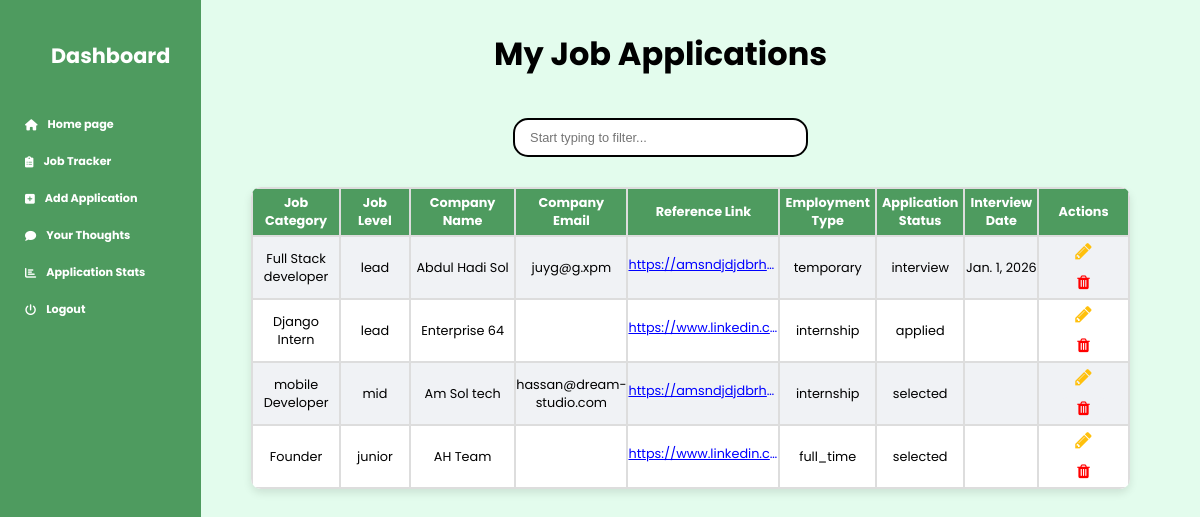
Page /jobs/ (signed in) on the committed database.
### tracker/models.py (models this page shows, shortened)
class Add_Job(models.Model):
    JOB_LEVEL_CHOICES = [
        ('intern', 'Intern'),
        ('junior', 'Junior'),
        ('mid', 'Mid-Level'),
        ('senior', 'Senior'),
        ('lead', 'Lead'),
        ('manager', 'Manager'),
        ('director', 'Director'),
        ('vp', 'Vice President'),
        ('c_level', 'C-Level'),
    ]
    EMPLOYMENT_TYPE_CHOICES = [
        ('full_time', 'Full-Time'),
        ('part_time', 'Part-Time'),
        ('contract', 'Contract'),
        ('temporary', 'Temporary'),
        ('internship', 'Internship'),
        ('freelance', 'Freelance'),
        ('remote', 'Remote'),
        ('hybrid', 'Hybrid'),
        ('apprenticeship', 'Apprenticeship'),
    ]
    APPLICATION_STATUS_CHOICES = [
        ('pending', 'Pending'),
        ('applied', 'Applied'),
        ('interview', 'Interview Scheduled'),
        ('selected', 'Selected'),
        ('rejected', 'Rejected'),
        ('offer_accepted', 'Offer Accepted'),
        ('offer_declined', 'Offer Declined'),
    ]
    user = models.ForeignKey(User, on_delete=models.CASCADE)
    job_category = models.CharField(max_length=100)
    job_level = models.CharField(max_length=100, choices=JOB_LEVEL_CHOICES)
    company_name = models.CharField(max_length=100)
    company_email = models.EmailField(max_length=150, null=True, blank=True)  # Company Email New Fielded Added
    reference_link = models.URLField(max_length=200)
    employment_type = models.CharField(max_length=100, choices=EMPLOYMENT_TYPE_CHOICES)
    application_status = models.CharField(max_length=20, choices=APPLICATION_STATUS_CHOICES, default='pending')  # Default status is pending
    interview_date = models.DateField(null=True, blank=True)  # Allows null values if no date is set

### tracker/views.py (the view)
# urls.py: path('jobs/', job_list, name='job_list'),
@login_required
def job_list(request):
    jobs = Add_Job.objects.filter(user=request.user).order_by("-interview_date")
    job_category = request.GET.get('job_category')
    if job_category:
        jobs = jobs.filter(job_category__icontains=job_category)  # Use 'icontains' for partial match
    all_emails_empty = not any(job.company_email for job in jobs)
    all_dates_empty = not any(job.interview_date for job in jobs)
    context = {
        'jobs': jobs,
        'all_emails_empty': all_emails_empty,  # Pass the flag to the template
        'all_dates_empty': all_dates_empty,
    }
    return render(request, 'job_list.html', context)

### templates/job_list.html (shortened to what this page needs)
{% extends 'base.html' %}
{% block content %}
{% load static %}
<h1  style="text-decoration: none;">My Job Applications</h1>
<div class="search-container">
    <form method="GET" action="/jobs/">
        <input name="job_category" id="search" type="search" placeholder="Start typing to filter..." autocomplete="off">
    </form>
</div>
        <table id="jobTable" style="margin-top: 0px !important; border-radius: 10px; margin-left: 30px;">
            {% if jobs|length == 0 %}
            <div class="cta-container">
                <a href="{% url 'job_create' %}" class="cta-button">Add Application</a>
            </div>
            <div class="no-jobs-message">
                <p>No application is added.</p>
            </div>
            {% else %}
            <tr>
                <th>Job Category</th>
                <th>Job Level</th>
                <th>Company Name</th>
                {% if not all_emails_empty %}
                    <th>Company Email</th>
                {% endif %}
                <th>Reference Link</th>
                <th>Employment Type</th>
                <th>Application Status</th>
                {% if not all_dates_empty %}
                    <th>Interview Date</th>
                {% endif %}
                <th>Actions</th>
            </tr>
            {% for job in jobs %}
            <tr>
                <td>{{ job.job_category }}</td>
                <td>{{ job.job_level }}</td>
                <td>{{ job.company_name }}</td>
                {% if not all_emails_empty %}
                    <td>
                        {% if job.company_email %}
                            {{ job.company_email }}
                        {% endif %}
                    </td>
                {% endif %}
                <td><a href="{{ job.reference_link }}" style="width: 150px !important; color: blue">{{ job.reference_link }}</a></td>
                <td>{{ job.employment_type }}</td>
                <td>{{ job.application_status }}</td>
                {% if not all_dates_empty %}
                <td>
                    {% if job.interview_date %}
                        {{ job.interview_date }}
                        {% endif %}
                    </td>
                {% endif %}
                    <td>
                    <a href="{% url 'job_update' job.id %}" title="Edit" class="btn" style="display:inline; font-size: 1.2rem !important; color: #ffc00c; width: 20px !important; padding: 0px !important;">
                        <i class="fa fa-pencil"></i>
                    </a>
                    <a href="{% url 'job_delete_confirmation' job.id %}" class="btn btn-delete" style="background-color: red;">
                        <i class="fa fa-trash" style="padding: 8px 15px; color: red;"></i>
                    </a>
                </td>
            </tr>
            {% endfor %}
            {% endif %}
        </table>
        </div>
    {% endblock %}

### templates/base.html (style rules this page uses)
body { margin: 0; background-color: #e3fced; font-family: 'Poppins', sans-serif; }
h1 { text-align: center; color: #000000; margin-top: 0px; margin: 10px 10px 40px; text-decoration: none; }
.btn { border: none; border-radius: 5px; font-size: 0.8rem !important; cursor: pointer; display: inline; margin: 10px; }
table { margin-right: 10px; width: 100%; border-collapse: collapse; border-radius: 25px; overflow: hidden; box-shadow: 0 4px 8px rgba(0, 0, 0, 0.1); background-color: white; }
th, td { padding: 5px; text-align: center; border: 2px solid #ddd; font-size: 0.8rem; }
th { color: white; }
tr:nth-child(even) , td .btn-delete { background-color: #f0f2f5 !important; }
tr:nth-child(odd) td .btn-delete { background-color: #ffffff !important; }
td a { display: inline-block; word-wrap: break-word; white-space: nowrap; overflow: hidden; text-overflow: ellipsis; color: #ffcc00; }
.btn { border: none; border-radius: 5px; font-size: 1rem !important; cursor: pointer; display: inline; margin: 10px; }
th, td { padding: 10px; text-align: center; border: 2px solid #ddd; }
td { padding: 0px !important; }
th { padding: 5px !important; background-color: #4e9b5f; color: white; }
td a { display: inline-block; word-wrap: break-word; white-space: nowrap; overflow: hidden; text-overflow: ellipsis; color: #00a6ed; }
td { padding: 0; margin: 0; height: auto; max-height: 10px !important; }
table th:nth-child(1), table td:nth-child(1) { width: 10%; }
table th:nth-child(2), table td:nth-child(2) { width: 8%; }
table th:nth-child(3), table td:nth-child(3) { width: 12%; }
table th:nth-child(4), table td:nth-child(4) { width: 8%; }
table th:nth-child(5), table td:nth-child(5) { width: 10%; }
table th:nth-child(6), table td:nth-child(6) { width: 8%; }
table th:nth-child(7), table td:nth-child(7) { width: 10%; }
table th:nth-child(8), table td:nth-child(8) { width: 6%; }
.search-container { position: relative; display: inline-block; text-align: center; width: 100%; }
form { display: flex; justify-content: center; align-items: center; }
input[type="search"] { width: 80%; max-width: 200px; padding: 10px 45px 10px 15px; font-size: 0.8em; border: 2px solid ; border-radius: 15px; transition: border-color 0.3s ease; outline: none; min-width: 295px; margin-left: 0px; margin-right: 0px; }
.search-container { margin-bottom: 20px; }
@media (min-width: 768px) { .search-container { margin-bottom: 30px; } }

### rows in the picture
Add_Job: job_category "Full Stack developer", job_level "lead", company_name "Abdul Hadi Sol", company_email "juyg@g.xpm", reference_link "https://amsndjdjdbrh…", employment_type "temporary", application_status "interview", interview_date "Jan. 1, 2026"
Add_Job: job_category "Django Intern", job_level "lead", company_name "Enterprise 64", reference_link "https://www.linkedin.c…", employment_type "internship", application_status "applied"
Add_Job: job_category "mobile Developer", job_level "mid", company_name "Am Sol tech", company_email "hassan@dream-studio.com", reference_link "https://amsndjdjdbrh…", employment_type "internship", application_status "selected"
Add_Job: job_category "Founder", job_level "junior", company_name "AH Team", reference_link "https://www.linkedin.c…", employment_type "full_time", application_status "selected"
